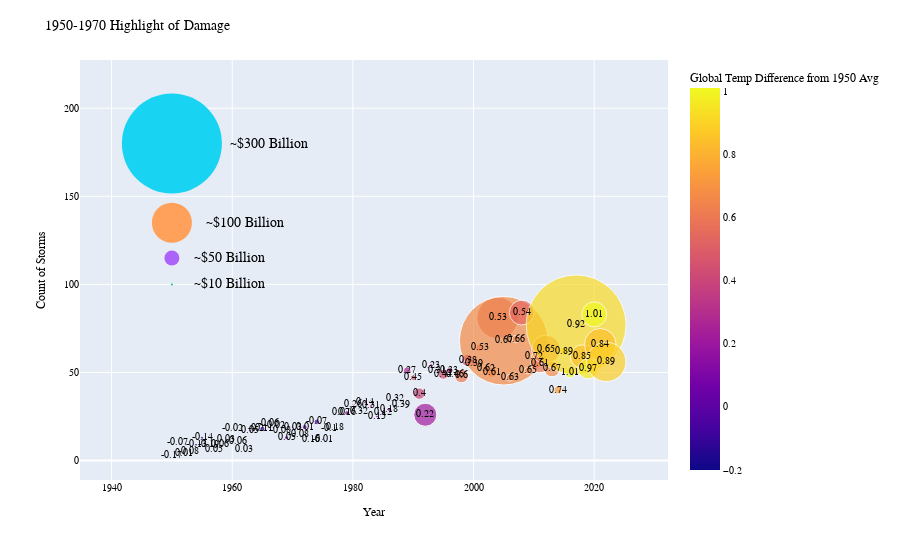

The notebook cell saved with this chart:
### Markdown cell above
### With Markers for Zoomed Pics

### Code cell
#plotly version
import plotly.express as px
import plotly.graph_objects as go


grouped = master.groupby('Year').agg({'Damage in USD': 'sum', 'Disaster Type': 'count', 'Annual Mean Temp C': 'first'})
grouped = grouped.rename(columns={'Damage in USD': 'Total Damage', 'Disaster Type': 'Count of Storms', 'Annual Mean Temp C':'Global Temp Difference from 1950 Avg'})

# Create a scatter plot with Plotly
fig = px.scatter(grouped, x=grouped.index, y='Count of Storms', size='Total Damage', size_max=10, color='Global Temp Difference from 1950 Avg', 
                 labels={'Count of Storms': 'Count of Storms', 'Total Damage': 'Total Damage'})

fig.update_traces(marker=dict(sizemode='diameter'))

fig.add_trace(px.scatter(
    x=grouped.index, y=grouped['Count of Storms'], text=grouped['Global Temp Difference from 1950 Avg'], opacity = 0).data[0])

fig.add_trace(go.Scatter(x=[1950], y=[100], mode='markers', marker=dict(size=2), text ='$300 billion', showlegend= False))
fig.add_trace(go.Scatter(x=[1950], y=[115], mode='markers', marker=dict(size=15), text='$1 billion', textposition='top center', showlegend= False))
fig.add_trace(go.Scatter(x=[1950], y=[135], mode='markers', marker=dict(size=40), text='$50 billion', showlegend= False))
fig.add_trace(go.Scatter(x=[1950], y=[180], mode='markers', marker=dict(size=100), text ='$300 billion', showlegend= False))


#size to cost legend
size_legend_text = go.layout.Annotation(
    text="Size to Cost",
    x=1930,
    y=215,
    showarrow=False,
    xanchor="left",
    xshift=10,
    font=dict(size=14)
)

#1950, 115 small circle annotation
mega_small_size = go.layout.Annotation(
    text="~$10 Billion", #12,512,164,000
    x=1950,
    y=100,
    showarrow=False,
    xanchor="left",
    xshift=20,
    font=dict(size=14)
)
fig.add_annotation(mega_small_size)

#1950, 115 small circle annotation
small_size = go.layout.Annotation(
    text="~$50 Billion", #37,235,990,000
    x=1950,
    y=115,
    showarrow=False,
    xanchor="left",
    xshift=20,
    font=dict(size=14)
)
fig.add_annotation(small_size)

#1950, 115 medium circle annotation
med_size = go.layout.Annotation(
    text="~$100 Billion", #58.9 bil
    x=1952,
    y=135,
    showarrow=False,
    xanchor="left",
    xshift=20,
    font=dict(size=14)
)
fig.add_annotation(med_size)

#1950, 115 large circle annotation
large_size = go.layout.Annotation(
    text="~$300 Billion", # 326,545,776,000
    x=1956,
    y=180,
    showarrow=False,
    xanchor="left",
    xshift=20,
    font=dict(size=14)
)
fig.add_annotation(large_size)


fig.update_layout(title='1950-1970 Highlight of Damage', 
                  xaxis_title='Year', 
                  yaxis_title='Count of Storms',
                  font = dict(color='black',size = 10,family = 'Arial Black'))

fig.show()

### Figure 1 — Plotly figure (JSON) as saved in the notebook; plotly's stock layout.template omitted (floating-point values rounded to 4 significant figures)
{"data": [{"hovertemplate": "Year=%{x}<br>Count of Storms=%{y}<br>Total Damage=%{marker.size}<br>Global Temp Difference from 1950 Avg=%{marker.color}<extra></extra>", "legendgroup": "", "marker": {"color": [-0.17, -0.07, 0.01, 0.08, -0.13, -0.14, -0.19, 0.05, 0.06, 0.03, -0.02, 0.06, 0.03, 0.05, -0.2, -0.11, -0.06, -0.02, -0.08, 0.05, 0.03, -0.08, 0.01, 0.16, -0.07, -0.01, -0.1, 0.18, 0.07, 0.16, 0.26, 0.32, 0.14, 0.31, 0.15, 0.12, 0.18, 0.32, 0.39, 0.27, 0.45, 0.4, 0.22, 0.23, 0.31, 0.44, 0.33, 0.46, 0.6, 0.38, 0.39, 0.53, 0.62, 0.61, 0.53, 0.67, 0.63, 0.66, 0.54, 0.65, 0.72, 0.61, 0.65, 0.67, 0.74, 0.89, 1.01, 0.92, 0.85, 0.97, 1.01, 0.84, 0.89, null], "coloraxis": "coloraxis", "size": [12145000, 633245000, 572196000, 567925000, 9042144000, 9585743000, 0, 1562678000, 0, 6748628000, 4492892000, 4703365000, 2602451000, 8400654000, 3735949000, 15505678000, 2760096000, 3958406000, 403332000, 12511366000, 7989114000, 1090554000, 15277211000, 60641000, 16031079000, 6841874000, 7623255000, 5331090000, 6038905000, 14073988000, 6374392000, 2940500000, 8620312000, 10926706000, 8939494000, 11848436000, 12524467000, 3489567000, 5385505000, 22600207000, 17622757000, 34326112000, 69203396000, 11003535000, 7794108000, 30164227000, 18757824000, 11589332000, 41003203000, 36232753000, 16780591000, 22529708000, 17343863000, 28979661000, 125136784000, 266287254000, 20455960000, 21864132000, 74538586000, 19535327000, 16130282000, 55031578000, 86620457000, 47383849000, 24154330000, 25301524000, 32558179000, 300405232000, 70671392000, 60454790000, 75127387000, 94853169000, 118210525000, 0], "sizemode": "diameter", "sizeref": 3004052320, "symbol": "circle"}, "mode": "markers", "name": "", "orientation": "v", "showlegend": false, "type": "scatter", "x": [1950, 1951, 1952, 1953, 1954, 1955, 1956, 1957, 1958, 1959, 1960, 1961, 1962, 1963, 1964, 1965, 1966, 1967, 1968, 1969, 1970, 1971, 1972, 1973, 1974, 1975, 1976, 1977, 1978, 1979, 1980, 1981, 1982, 1983, 1984, 1985, 1986, 1987, 1988, 1989, 1990, 1991, 1992, 1993, 1994, 1995, 1996, 1997, 1998, 1999, 2000, 2001, 2002, 2003, 2004, 2005, 2006, 2007, 2008, 2009, 2010, 2011, 2012, 2013, 2014, 2015, 2016, 2017, 2018, 2019, 2020, 2021, 2022, 2023], "xaxis": "x", "y": [3, 10, 4, 5, 9, 13, 9, 6, 9, 12, 18, 11, 6, 17, 18, 18, 21, 20, 17, 13, 19, 15, 19, 12, 22, 12, 18, 19, 27, 27, 32, 28, 33, 31, 25, 27, 29, 35, 32, 51, 47, 38, 26, 54, 51, 49, 51, 49, 48, 57, 55, 64, 52, 50, 81, 68, 47, 69, 84, 51, 59, 55, 63, 52, 40, 62, 50, 77, 59, 52, 83, 66, 56, 43], "yaxis": "y"}, {"hovertemplate": "x=%{x}<br>y=%{y}<br>text=%{text}<extra></extra>", "legendgroup": "", "marker": {"color": "#636efa", "opacity": 0, "symbol": "circle"}, "mode": "markers+text", "name": "", "orientation": "v", "showlegend": false, "text": [-0.17, -0.07, 0.01, 0.08, -0.13, -0.14, -0.19, 0.05, 0.06, 0.03, -0.02, 0.06, 0.03, 0.05, -0.2, -0.11, -0.06, -0.02, -0.08, 0.05, 0.03, -0.08, 0.01, 0.16, -0.07, -0.01, -0.1, 0.18, 0.07, 0.16, 0.26, 0.32, 0.14, 0.31, 0.15, 0.12, 0.18, 0.32, 0.39, 0.27, 0.45, 0.4, 0.22, 0.23, 0.31, 0.44, 0.33, 0.46, 0.6, 0.38, 0.39, 0.53, 0.62, 0.61, 0.53, 0.67, 0.63, 0.66, 0.54, 0.65, 0.72, 0.61, 0.65, 0.67, 0.74, 0.89, 1.01, 0.92, 0.85, 0.97, 1.01, 0.84, 0.89, null], "type": "scatter", "x": [1950, 1951, 1952, 1953, 1954, 1955, 1956, 1957, 1958, 1959, 1960, 1961, 1962, 1963, 1964, 1965, 1966, 1967, 1968, 1969, 1970, 1971, 1972, 1973, 1974, 1975, 1976, 1977, 1978, 1979, 1980, 1981, 1982, 1983, 1984, 1985, 1986, 1987, 1988, 1989, 1990, 1991, 1992, 1993, 1994, 1995, 1996, 1997, 1998, 1999, 2000, 2001, 2002, 2003, 2004, 2005, 2006, 2007, 2008, 2009, 2010, 2011, 2012, 2013, 2014, 2015, 2016, 2017, 2018, 2019, 2020, 2021, 2022, 2023], "xaxis": "x", "y": [3, 10, 4, 5, 9, 13, 9, 6, 9, 12, 18, 11, 6, 17, 18, 18, 21, 20, 17, 13, 19, 15, 19, 12, 22, 12, 18, 19, 27, 27, 32, 28, 33, 31, 25, 27, 29, 35, 32, 51, 47, 38, 26, 54, 51, 49, 51, 49, 48, 57, 55, 64, 52, 50, 81, 68, 47, 69, 84, 51, 59, 55, 63, 52, 40, 62, 50, 77, 59, 52, 83, 66, 56, 43], "yaxis": "y"}, {"marker": {"size": 2}, "mode": "markers", "showlegend": false, "text": "$300 billion", "type": "scatter", "x": [1950], "y": [100]}, {"marker": {"size": 15}, "mode": "markers", "showlegend": false, "text": "$1 billion", "textposition": "top center", "type": "scatter", "x": [1950], "y": [115]}, {"marker": {"size": 40}, "mode": "markers", "showlegend": false, "text": "$50 billion", "type": "scatter", "x": [1950], "y": [135]}, {"marker": {"size": 100}, "mode": "markers", "showlegend": false, "text": "$300 billion", "type": "scatter", "x": [1950], "y": [180]}], "layout": {"annotations": [{"font": {"size": 14}, "showarrow": false, "text": "~$10 Billion", "x": 1950, "xanchor": "left", "xshift": 20, "y": 100}, {"font": {"size": 14}, "showarrow": false, "text": "~$50 Billion", "x": 1950, "xanchor": "left", "xshift": 20, "y": 115}, {"font": {"size": 14}, "showarrow": false, "text": "~$100 Billion", "x": 1952, "xanchor": "left", "xshift": 20, "y": 135}, {"font": {"size": 14}, "showarrow": false, "text": "~$300 Billion", "x": 1956, "xanchor": "left", "xshift": 20, "y": 180}], "coloraxis": {"colorbar": {"title": {"text": "Global Temp Difference from 1950 Avg"}}, "colorscale": [[0, "#0d0887"], [0.1111, "#46039f"], [0.2222, "#7201a8"], [0.3333, "#9c179e"], [0.4444, "#bd3786"], [0.5556, "#d8576b"], [0.6667, "#ed7953"], [0.7778, "#fb9f3a"], [0.8889, "#fdca26"], [1, "#f0f921"]]}, "font": {"color": "black", "family": "Arial Black", "size": 10}, "legend": {"itemsizing": "constant", "tracegroupgap": 0}, "margin": {"t": 60}, "title": {"text": "1950-1970 Highlight of Damage"}, "xaxis": {"anchor": "y", "domain": [0, 1], "title": {"text": "Year"}}, "yaxis": {"anchor": "x", "domain": [0, 1], "title": {"text": "Count of Storms"}}}}
